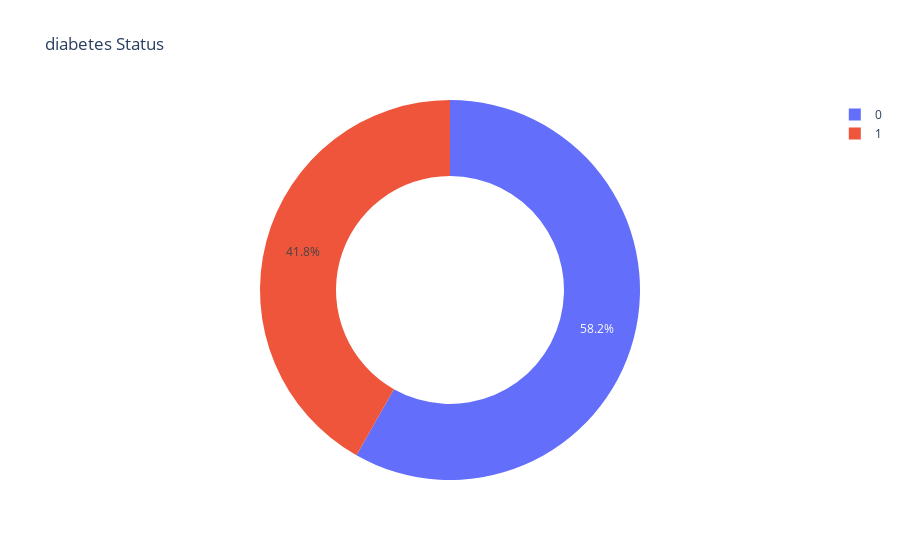

The notebook cell saved with this chart:
### Code cell
diabetes_Status= df['diabetes'].value_counts()
transactions=diabetes_Status.index
quantity=diabetes_Status.values

figure=px.pie(df,
              values=quantity,
              names=transactions,hole=.60,
              title="diabetes Status")
figure.show()

### Figure 1 — Plotly figure (JSON) as saved in the notebook; plotly's stock layout.template omitted (floating-point values rounded to 4 significant figures)
{"data": [{"domain": {"x": [0, 1], "y": [0, 1]}, "hole": 0.6, "hovertemplate": "label=%{label}<br>value=%{value}<extra></extra>", "labels": [0, 1], "legendgroup": "", "name": "", "showlegend": true, "type": "pie", "values": [174, 125]}], "layout": {"autosize": true, "legend": {"tracegroupgap": 0}, "title": {"text": "diabetes Status"}}}
